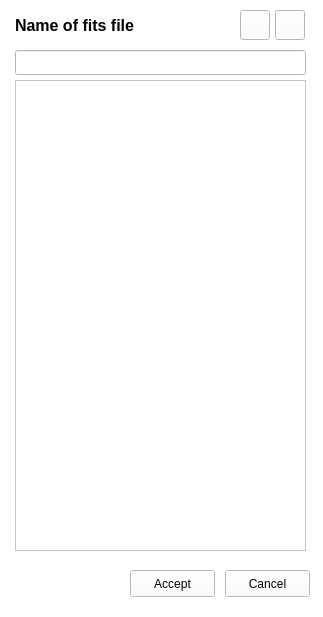
<?xml version="1.0" encoding="UTF-8"?>
<ui version="4.0">
 <class>Form</class>
 <widget class="QWidget" name="Form">
  <property name="geometry">
   <rect>
    <x>0</x>
    <y>0</y>
    <width>323</width>
    <height>617</height>
   </rect>
  </property>
  <property name="windowTitle">
   <string>Header edit</string>
  </property>
  <property name="styleSheet">
   <string notr="true">background-color: rgb(255, 255, 255);</string>
  </property>
  <widget class="QTableView" name="tableHeader">
   <property name="geometry">
    <rect>
     <x>15</x>
     <y>80</y>
     <width>291</width>
     <height>471</height>
    </rect>
   </property>
   <property name="font">
    <font>
     <pointsize>8</pointsize>
    </font>
   </property>
  </widget>
  <widget class="QPushButton" name="cancelButton">
   <property name="geometry">
    <rect>
     <x>225</x>
     <y>570</y>
     <width>85</width>
     <height>27</height>
    </rect>
   </property>
   <property name="text">
    <string>Cancel</string>
   </property>
  </widget>
  <widget class="QPushButton" name="acceptButton">
   <property name="geometry">
    <rect>
     <x>130</x>
     <y>570</y>
     <width>85</width>
     <height>27</height>
    </rect>
   </property>
   <property name="text">
    <string>Accept</string>
   </property>
  </widget>
  <widget class="QPushButton" name="addButton">
   <property name="geometry">
    <rect>
     <x>240</x>
     <y>10</y>
     <width>30</width>
     <height>30</height>
    </rect>
   </property>
   <property name="text">
    <string/>
   </property>
   <property name="icon">
    <iconset>
     <normaloff>../icons/add_icon.png</normaloff>../icons/add_icon.png</iconset>
   </property>
  </widget>
  <widget class="QPushButton" name="deleteButton">
   <property name="geometry">
    <rect>
     <x>275</x>
     <y>10</y>
     <width>30</width>
     <height>30</height>
    </rect>
   </property>
   <property name="text">
    <string/>
   </property>
   <property name="icon">
    <iconset>
     <normaloff>../icons/del.jpeg</normaloff>../icons/del.jpeg</iconset>
   </property>
  </widget>
  <widget class="QLabel" name="nameLabel">
   <property name="geometry">
    <rect>
     <x>15</x>
     <y>10</y>
     <width>221</width>
     <height>31</height>
    </rect>
   </property>
   <property name="font">
    <font>
     <pointsize>12</pointsize>
     <weight>75</weight>
     <bold>true</bold>
    </font>
   </property>
   <property name="text">
    <string>Name of fits file</string>
   </property>
  </widget>
  <widget class="QLineEdit" name="nameEdit">
   <property name="geometry">
    <rect>
     <x>15</x>
     <y>50</y>
     <width>291</width>
     <height>25</height>
    </rect>
   </property>
  </widget>
 </widget>
 <resources/>
 <connections/>
</ui>
